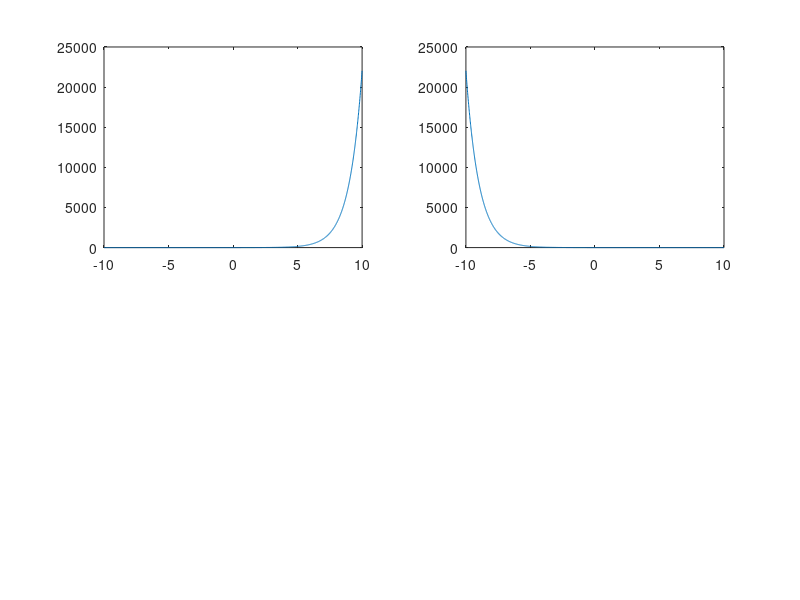

Here is the MATLAB script that generated this plot:
t = -10:0.01:10;
x1 = exp(t);
x2 = exp(-t);
x3 = exp(-10*t);
x4 = exp(10*t);
subplot(2,2,1), plot(t,x1);
subplot(2,2,2), plot(t,x2);
subplot(2,2,3), plot(t,x3);
subplot(2,2,4), plot(t,x4);